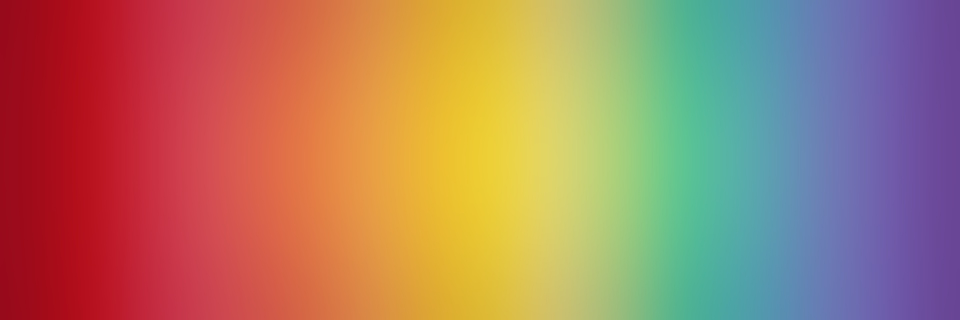
#> input picture dataset/image.png, 1920 x 640 px (shown at 1/2 size)
$ python s3dataset.py
#> lines starting #> are read from the running program, lines starting #| are printed output that depends on the picture; long printed decimals are rounded
"""Temp file for dataset generation and encoding

TODO(Ruhao Tian): Refactor this file with pyarrow.
"""

import numpy as np
import matplotlib.pyplot as plt
from matplotlib.figure import Figure
from scipy.interpolate import CubicSpline
from PIL import Image
import pandas as pd


class MinimalBTSPDataset:
    """A minimal multi-modal dataset for the BTSP project."""

    def __init__(self, coordinate_precision: int = 8, color_precision: int = 8):
        self.input_file = None
        self.precise_raw_data: pd.DataFrame = None
        self.control_points_normalized = None
        self.coordinate_precision = coordinate_precision
        self.color_precision = color_precision
        self.binary_tensors: np.ndarray = None
        self.binary_mask: np.ndarray = None
        self.file_schema = ["x", "y", "r", "g", "b"]
        self.mask_types = ["coordinates", "colors", "full", "none"]

    # [4 lines left out: function from_raw_data, not called in this run]

    def from_file(self, input_file: str):
        """Load the dataset from a CSV file."""
        self.input_file = input_file
        self.precise_raw_data = pd.read_csv(input_file)

        # check the schema of the input file
        if not self.precise_raw_data.columns.equals(pd.Index(self.file_schema)):
            raise ValueError(
                (
                    "Input file schema is incorrect. Expected:"
                    f"{self.file_schema}"
                    ", got:"
                    f"{self.precise_raw_data.columns}"
                )
            )

        return self

    # [69 lines left out: function from_binary_tensors, not called in this run]

    def from_float_tensors(self, input_float_tensors: np.ndarray):
        """Load the dataset from float tensors."""
        if self.binary_tensors is not None or self.precise_raw_data is not None:
            print("Warning: Overwriting existing dataset.")

        # check the shape of the input binary tensors
        correct_length = 5
        if input_float_tensors.shape[1] != correct_length:
            raise ValueError(
                (
                    "Input float tensors have incorrect shape. Expected:"
                    f"{correct_length}, got:"
                    f"{input_float_tensors.shape[1]}"
                )
            )

        self.precise_raw_data = pd.DataFrame.from_dict(
            {
                "x": input_float_tensors[:, 0],
                "y": input_float_tensors[:, 1],
                "r": input_float_tensors[:, 2],
                "g": input_float_tensors[:, 3],
                "b": input_float_tensors[:, 4],
            }
        )

    def new_dataset(
        self,
        texture_file: str,
        spline_control_points: list,
        number_of_samples: int,
        sample_grid_width: int,
        sample_grid_height: int,
    ):
        """Generate a new dataset from a texture file and control points.
            Will normalize the positions to 0-1.

        Args:
            texture_file: str, the path to the texture image file.
            spline_control_points: list, the control points for the Catmull-Rom spline.
            number_of_samples: int, the number of samples to take from the spline.
            sample_grid_width: int, the width of the sample grid.
            sample_grid_height: int, the height of the sample grid.
        """
#> called with texture_file = './image.png', number_of_samples = 100, sample_grid_width = 6, sample_grid_height = 6
        # Generate the Catmull-Rom spline
        spline_sampled_coordinates = self._sample_catmull_rom_spline(
            spline_control_points, number_of_samples
        )

        # Load and resize the texture
        texture_image = Image.open(texture_file)
#> texture_image is the input picture: PIL image 1920x640 RGB; mean R, G, B 170, 123.6, 99.6
        texture_image_array = np.array(texture_image)

        # sample colors from the texture
        sampled_colors = self._map_grid_to_texture_colors(
            spline_sampled_coordinates,
            texture_image_array,
            sample_grid_width,
            sample_grid_height,
        )

        # finalizing the dataset
        combined_spline_dataset = np.hstack(
            (spline_sampled_coordinates, sampled_colors)
        )
        # scale the positions to 0-1
        combined_spline_dataset[:, :2] /= np.array(
            [sample_grid_width, sample_grid_height]
        )
        self.control_points_normalized = np.array(spline_control_points) / np.array(
            [sample_grid_width, sample_grid_height]
        )

        self.precise_raw_data = pd.DataFrame(
            combined_spline_dataset, columns=["x", "y", "r", "g", "b"]
        )

        return self

    def save_dataset(self, output_file: str = None):
        """Save the dataset to a CSV file."""
        if self.precise_raw_data is None:
            raise ValueError("No dataset loaded.")

        # save the dataset to a CSV file
        if output_file is None:
            output_file = self.input_file
        self.precise_raw_data.to_csv(output_file, index=False)
        print(f"Dataset saved to {output_file}")

    def _sample_catmull_rom_spline(
        self, spline_control_points: list | np.ndarray, num_samples: int = 100
    ) -> np.ndarray:
        """Sample points from a Catmull-Rom spline defined by control points.

        Args:
            spline_control_points: list | np.ndarray, each element is a
                tuple of (x, y) coordinates of the control points.
            num_samples: int, number of points to sample from the spline.
        """

        # Extract x and y coordinates from control points
        spline_control_points = np.array(spline_control_points)
        x = spline_control_points[:, 0]
        y = spline_control_points[:, 1]

        # Generate parameter t
        t = np.linspace(0, 1, len(spline_control_points))

        # Create cubic spline for x and y coordinates
        cs_x = CubicSpline(t, x, bc_type="clamped")
        cs_y = CubicSpline(t, y, bc_type="clamped")

        # Generate uniformly spaced points
        t_fine = np.linspace(0, 1, num_samples)
        x_fine = cs_x(t_fine)
        y_fine = cs_y(t_fine)

        # Combine x and y coordinates
        sampled_spline_points = np.vstack((x_fine, y_fine)).T
        return sampled_spline_points

    def _map_grid_to_texture_colors(
        self,
        grid_sample_points: np.ndarray,
        texture_image_array: np.ndarray,
        sample_grid_width,
        sample_grid_height,
    ):
        """Map the grid sample points to the texture colors.

        Args:
            grid_sample_points: np.ndarray, shape (num_points, 2), each row
                is a (x, y) coordinate of the sample point.
            texture_array: np.ndarray, shape (height, width, 3), the texture image.
            grid_width: int, the width of the grid.
            grid_height: int, the height of the grid.
        """
#> called with grid_sample_points = array of shape (100, 2), sample_grid_width = 6, sample_grid_height = 6
        # obtain the height and width of the texture
        texture_height, texture_width, _ = np.shape(texture_image_array)
#> texture_height = 640; texture_width = 1920
        print(texture_height, texture_width)
#| 640 1920
        # scale the spline points to the texture size
        scaled_spline_points = grid_sample_points * np.array(
            [texture_width / sample_grid_width, texture_height / sample_grid_height]
        )
        sampled_texture_colors = []
        for scaled_point in scaled_spline_points:
            x, y = scaled_point
            x = int(np.clip(x, 0, texture_width - 1))
            y = int(np.clip(y, 0, texture_height - 1))
            color = texture_image_array[y, x]  # Note: (y, x) indexing for image
            sampled_texture_colors.append(color)
#> this loop made 100 passes
#> color on passes 1 to 12: [199, 48, 67], [199, 48, 67], [199, 48, 67], [198, 49, 68], [199, 50, 69], [200, 51, 71], [200, 53, 71], [202, 55, 73], [203, 58, 75], [204, 59, 76], [204, 64, 77], [206, 66, 79]
#> after the loop, sampled_texture_colors = 100 items, first 6: [199, 48, 67], [199, 48, 67], [199, 48, 67], [198, 49, 68], [199, 50, 69], [200, 51, 71]
#> in new_dataset, `sampled_colors = self._map_grid_to_texture_colors( spline_sampled_coor..`: sampled_colors = 100 rows, first 8: [199, 48, 67], [199, 48, 67], [199, 48, 67], [198, 49, 68], [199, 50, 69], [200, 51, 71], [200, 53, 71], [202, 55, 73]
#> in new_dataset, `combined_spline_dataset = np.hstack( (spline_sampled_coordinates, samp..`: combined_spline_dataset = 100 rows, first 6: [1, 1, 199, 48, 67], [1, 1.01, 199, 48, 67], [1.01, 1.02, 199, 48, 67], [1.02, 1.05, 198, 49, 68], [1.03, 1.08, 199, 50, 69], [1.04, 1.12, 200, 51, 71]
#> in new_dataset, `self.precise_raw_data = pd.DataFrame( combined_spline_dataset, columns..`: self.precise_raw_data = table of 100 rows and 5 columns
#|           x         y      r     g     b
#| 0  0.1667  0.1667  199.0  48.0  67.0
#| 1  0.167  0.1675  199.0  48.0  67.0
#| 2  0.1679  0.1701  199.0  48.0  67.0
#| 3  0.1694  0.1742  198.0  49.0  68.0
#| 4  0.1715  0.1798  199.0  50.0  69.0
        return np.array(sampled_texture_colors)

    def to_binary_tensors(self, masked: bool = False) -> np.ndarray:
        """Convert the dataset to binary tensors, with precision loss."""
        if self.precise_raw_data is None:
            raise ValueError("No dataset loaded.")
        self.binary_tensors = np.empty(
            (0, self.coordinate_precision * 2 + self.color_precision * 3), dtype=int
        )
        # load the dataset and convert to numpy array
        x = self.precise_raw_data["x"].to_numpy()
        y = self.precise_raw_data["y"].to_numpy()
        r = self.precise_raw_data["r"].to_numpy()
        g = self.precise_raw_data["g"].to_numpy()
        b = self.precise_raw_data["b"].to_numpy()
        # iterate all the rows in the input file
        for row_index in range(self.precise_raw_data.shape[0]):
            # convert float to binary np array
            x_binary = np.binary_repr(
                int(x[row_index] * pow(2, self.coordinate_precision - 1)),
                width=self.coordinate_precision + 1,
            )[
                1:
            ]  # neglect the first sign bit
            y_binary = np.binary_repr(
                int(y[row_index] * pow(2, self.coordinate_precision - 1)),
                width=self.coordinate_precision + 1,
            )[1:]
            r_binary = np.binary_repr(
                int(r[row_index]), width=self.color_precision + 1
            )[
                1:
            ]  # neglect the first sign bit
            g_binary = np.binary_repr(
                int(g[row_index]), width=self.color_precision + 1
            )[1:]
            b_binary = np.binary_repr(
                int(b[row_index]), width=self.color_precision + 1
            )[1:]
            # concatenate the binary arrays
            binary_array = np.array(
                list(map(int, (x_binary + y_binary + r_binary + g_binary + b_binary)))
            )
            binary_array = binary_array > 0
            self.binary_tensors = np.vstack((self.binary_tensors, binary_array))

        if masked:
            if self.binary_mask is None:
                raise ValueError("No mask set.")
            self.binary_tensors[self.binary_mask] = 0

        # print("Binary conversion finished")

        return self.binary_tensors

    def to_float_tensors(self, masked: bool = False) -> np.ndarray:
        """Convert the binary tensors back to float tensors, with precision loss."""
        result = np.empty((0, 5))
        binary_tensors = self.to_binary_tensors(masked)
        for row_index in range(binary_tensors.shape[0]):
            row = binary_tensors[row_index]
            # print(row)
            x = int("".join(map(str, row[: self.coordinate_precision])), 2) / pow(
                2, self.coordinate_precision - 1
            )
            y = int(
                "".join(
                    map(
                        str,
                        row[self.coordinate_precision : self.coordinate_precision * 2],
                    )
                ),
                2,
            ) / pow(2, self.coordinate_precision - 1)
            r = int(
                "".join(
                    map(
                        str,
                        row[
                            self.coordinate_precision
                            * 2 : self.coordinate_precision
                            * 2
                            + self.color_precision
                        ],
                    )
                ),
                2,
            )
            g = int(
                "".join(
                    map(
                        str,
                        row[
                            self.coordinate_precision * 2
                            + self.color_precision : self.coordinate_precision * 2
                            + self.color_precision * 2
                        ],
                    )
                ),
                2,
            )
            b = int(
                "".join(
                    map(
                        str,
                        row[
                            self.coordinate_precision * 2
                            + self.color_precision * 2 : self.coordinate_precision * 2
                            + self.color_precision * 3
                        ],
                    )
                ),
                2,
            )
            result = np.vstack((result, np.array([x, y, r, g, b])))

        # print a sample of the result
        # print(result[:5])
        return result

    # [12 lines left out: functions to_raw_data, calculate_sparsity, not called in this run]

    def plot_dataset(self, display: bool = True, save_as: str = None, figure: Figure = None, subplot_index: int = 111):
        """Plot the dataset."""
#> called with display = True, subplot_index = 111
        if figure is None:
            figure = plt.figure()
        ax = figure.add_subplot(subplot_index)

        # Plot the sampled points
        x = self.precise_raw_data["x"].to_numpy()
        y = self.precise_raw_data["y"].to_numpy()
        color_r = self.precise_raw_data["r"].to_numpy() / 255
        color_g = self.precise_raw_data["g"].to_numpy() / 255
        color_b = self.precise_raw_data["b"].to_numpy() / 255
        ax.scatter(x, y, c=np.vstack((color_r, color_g, color_b)).T)

        # Plot the control points
        if self.control_points_normalized is None:
            print("No control points found. Skipping.")
        else:
            control_x = [point[0] for point in self.control_points_normalized]
            control_y = [point[1] for point in self.control_points_normalized]
            ax.plot(
                control_x,
                control_y,
                "ro--",
                label="Control Points",
            )

        if save_as is not None:
            plt.savefig(save_as)

        if display:
            plt.show()
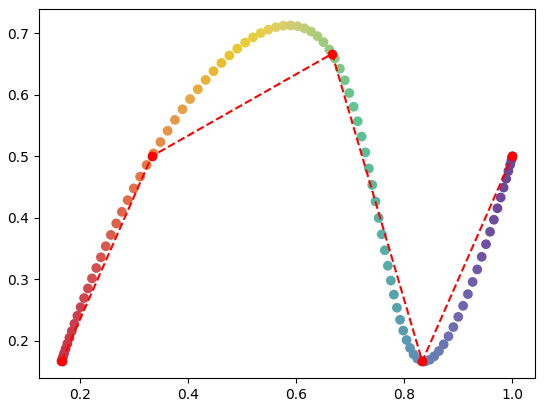
#> figure drawn by matplotlib, 1 panel


    def _set_coordinates_mask(self, mask_ratio: float = 1.0):
        """Mask the coordinates of the dataset."""

        # mask the coordinates
        # True means masked
        mask = np.random.choice(
            [False, True],
            size=(self.binary_tensors.shape[0], self.coordinate_precision * 2),
            p=[1 - mask_ratio, mask_ratio],
        )
        # extend the mask to match the dataset shape
        # the extended part should be False
        mask_extend = np.zeros(
            (self.binary_tensors.shape[0], self.color_precision * 3), dtype=bool
        )
        # concatenate the mask
        self.binary_mask = np.concatenate((mask, mask_extend), axis=1)

    def _set_colors_mask(self, mask_ratio: float = 1.0):
        """Mask the colors of the dataset."""

        # mask the colors
        # True means masked
        mask = np.random.choice(
            [False, True],
            size=(self.binary_tensors.shape[0], self.color_precision * 3),
            p=[1 - mask_ratio, mask_ratio],
        )
        # extend the mask to match the dataset shape
        # the extended part should be False
        mask_extend = np.zeros(
            (self.binary_tensors.shape[0], self.coordinate_precision * 2), dtype=bool
        )
        # concatenate the mask
        self.binary_mask = np.concatenate((mask_extend, mask), axis=1)

    def _set_full_mask(self, mask_ratio: float = 1.0):
        """Mask the full dataset."""

        # mask the full dataset
        # True means masked
        self.binary_mask = np.random.choice(
            [False, True],
            size=(
                self.binary_tensors.shape[0],
                self.coordinate_precision * 2 + self.color_precision * 3,
            ),
            p=[1 - mask_ratio, mask_ratio],
        )

    def set_mask(self, mask_type: str, mask_ratio: float = 1.0):
        """Set the mask for the dataset."""
        # check the mask type
        if mask_type not in self.mask_types:
            raise ValueError(f"Mask type {mask_type} is not supported.")

        # check binary tensors
        if self.binary_tensors is None:
            self.to_binary_tensors()

        match mask_type:
            case "coordinates":
                self._set_coordinates_mask(mask_ratio)
            case "colors":
                self._set_colors_mask(mask_ratio)
            case "full":
                self._set_full_mask(mask_ratio)
            case "none":
                self.binary_mask = np.zeros(self.binary_tensors.shape, dtype=bool)


if __name__ == "__main__":

    # Define the 2D grid limits
    GRID_WIDTH = 6
    GRID_HEIGHT = 6
    NUM_POINTS = 100

    # Define control points for the Catmull-Rom spline
    control_points = [(1, 1), (2, 3), (4, 4), (5, 1), (6, 3)]

    # Generate the dataset
    example = MinimalBTSPDataset(32, 8)
    example.new_dataset(
        "./image.png",
        control_points,
        NUM_POINTS,
        GRID_WIDTH,
        GRID_HEIGHT,
    )

    dataset = example.precise_raw_data

    # print("Sampled dataset:")
    print(dataset[:5])  # Print the first 5 rows of the dataset

    example.save_dataset("dataset.csv")
    example.from_file("dataset.csv")
    example.plot_dataset()

    # test binary conversion
    for mask in example.mask_types:
        example.set_mask(mask, 1)
        tensors = example.to_float_tensors(masked=True)
        example_from_tensors = MinimalBTSPDataset(32, 8)
        example_from_tensors.from_float_tensors(tensors)
        example_from_tensors.plot_dataset(save_as=f"dataset_{mask}_test.png")
#> this loop made 4 passes
#> pass 1, in plot_dataset (call 2), `plt.savefig(save_as)`:
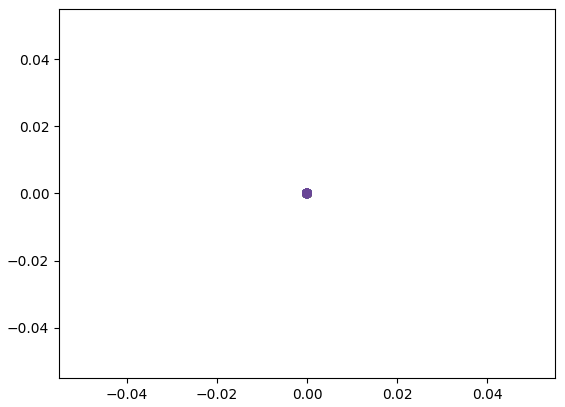
#> figure drawn by matplotlib, 1 panel
#> pass 2, in plot_dataset (call 3), `plt.savefig(save_as)`:
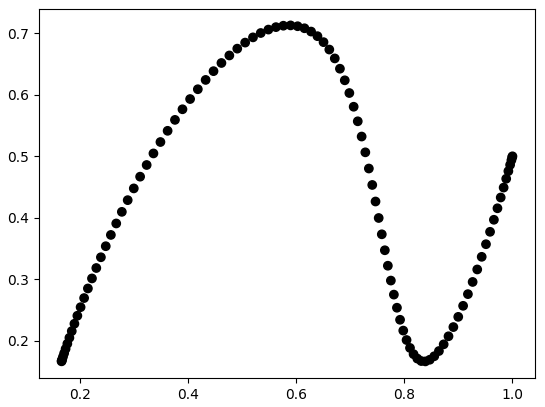
#> figure drawn by matplotlib, 1 panel
